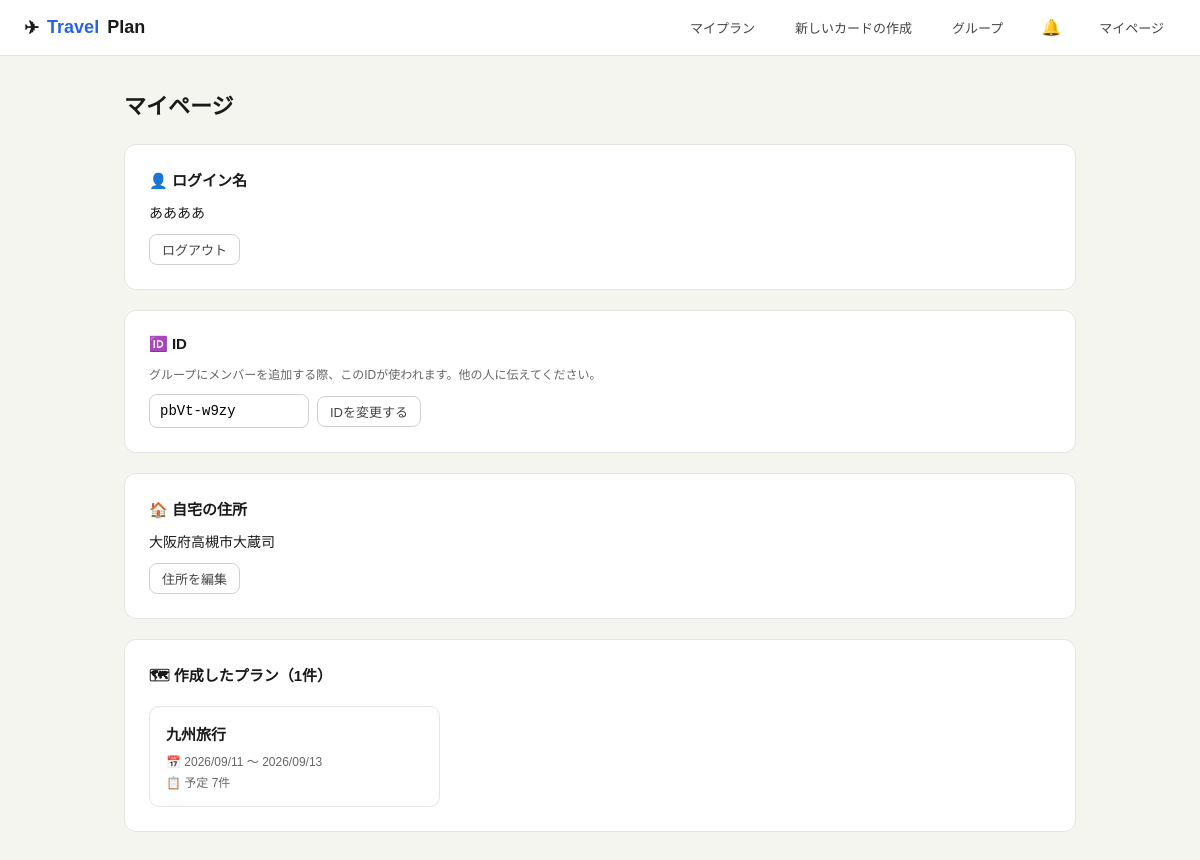
Page /mypage/ (signed in) on the committed database.
### travel/models.py (models this page shows, shortened)
class Profile(models.Model):
    user = models.OneToOneField(User, on_delete=models.CASCADE, related_name='profile')
    home_address = models.CharField(max_length=200, blank=True, default='')
    user_code = models.CharField(max_length=32, unique=True, null=True, blank=True)
    def ensure_user_code(self):
        if not self.user_code:
            self.user_code = generate_unique_user_code()
            self.save(update_fields=['user_code'])
        return self.user_code

class TravelPlan(models.Model):
    user = models.ForeignKey(User, on_delete=models.CASCADE, related_name='plans')
    name = models.CharField(max_length=200)
    start_date = models.DateField(null=True, blank=True)
    end_date = models.DateField(null=True, blank=True)
    share_token = models.UUIDField(default=uuid.uuid4, editable=False, unique=True)
    group = models.ForeignKey(Group, on_delete=models.SET_NULL, null=True, blank=True, related_name='plans')
    participant_count = models.PositiveIntegerField(default=1)
    warikan_enabled = models.BooleanField(default=False)
    created_at = models.DateTimeField(auto_now_add=True)
    updated_at = models.DateTimeField(auto_now=True)
    class Meta:
        ordering = ['-created_at']
    @property
    def total_cards(self):
        return self.schedule_items.count()

### travel/views.py (the view, shortened to what this page needs)
# urls.py: path('mypage/', views.my_info_view, name='my_info'),
@login_required
def my_info_view(request):
    profile, _ = Profile.objects.get_or_create(user=request.user)
    profile.ensure_user_code()
    error = None
    plans = TravelPlan.objects.filter(user=request.user)
    return render(request, 'travel/my_info.html', {'profile': profile, 'plans': plans, 'error': error})

### travel/templates/travel/my_info.html (shortened to what this page needs)
{% extends 'travel/base.html' %}
{% block content %}
<div class="container">
  <h1 style="font-size:22px;font-weight:600;margin-bottom:24px">マイページ</h1>
  <div class="card" style="margin-bottom:20px">
    <h2 style="font-size:15px;font-weight:600;margin-bottom:12px">👤 ログイン名</h2>
    <p style="font-size:14px;color:#1a1a1a;margin-bottom:12px">{{ user.username }}</p>
    <form method="post" action="/logout/" style="margin:0">
      <button type="submit" class="btn btn-secondary btn-sm">ログアウト</button>
    </form>
  </div>
  <div class="card" style="margin-bottom:20px">
    <h2 style="font-size:15px;font-weight:600;margin-bottom:12px">🆔 ID</h2>
    <p style="font-size:12px;color:#666;margin-bottom:12px">グループにメンバーを追加する際、このIDが使われます。他の人に伝えてください。</p>
    <form method="post" style="display:flex;gap:8px;align-items:center;flex-wrap:wrap">
      <input type="text" name="user_code" value="{{ profile.user_code }}" style="padding:8px 10px;border:1px solid #d0d0cc;border-radius:8px;font-size:14px;font-family:monospace;width:160px">
      <button type="submit" class="btn btn-secondary btn-sm">IDを変更する</button>
    </form>
  </div>
  <div class="card" style="margin-bottom:20px">
    <h2 style="font-size:15px;font-weight:600;margin-bottom:12px">🏠 自宅の住所</h2>
    <p style="font-size:14px;color:#1a1a1a;margin-bottom:12px">{{ profile.home_address|default:"未設定" }}</p>
    <a href="/profile/address/" class="btn btn-secondary btn-sm">住所を編集</a>
  </div>
  <div class="card">
    <h2 style="font-size:15px;font-weight:600;margin-bottom:16px">🗺 作成したプラン（{{ plans|length }}件）</h2>
    {% if plans %}
    <div style="display:grid;grid-template-columns:repeat(auto-fill,minmax(240px,1fr));gap:14px">
      {% for plan in plans %}
      <div style="border:1px solid #e5e5e0;border-radius:10px;padding:16px;cursor:pointer" onclick="location.href='/plan/{{ plan.pk }}/edit/'">
        <div style="font-size:15px;font-weight:600;margin-bottom:8px">{{ plan.name }}</div>
        {% if plan.start_date %}
        <div style="font-size:12px;color:#666;margin-bottom:4px">📅 {{ plan.start_date|date:"Y/m/d" }} 〜 {{ plan.end_date|date:"Y/m/d" }}</div>
        {% else %}
        <div style="font-size:12px;color:#aaa;margin-bottom:4px">📅 日程未設定</div>
        {% endif %}
        <div style="font-size:12px;color:#666">📋 予定 {{ plan.total_cards }}件</div>
      </div>
      {% endfor %}
    </div>
    {% else %}
    <div style="text-align:center;padding:40px 20px;color:#aaa;font-size:13px">まだプランを作成していません。<br><a href="/plan/new/">新しい旅行プラン</a>から作成できます。</div>
    {% endif %}
  </div>
</div>
{% endblock %}

### travel/templates/travel/base.html (style rules this page uses)
* { box-sizing:border-box;margin:0;padding:0 }
body { font-family:'Hiragino Sans','Meiryo',sans-serif;background:#f5f5f0;color:#1a1a1a;min-height:100vh }
a { color:#2563eb;text-decoration:none }
.btn { display:inline-flex;align-items:center;gap:6px;padding:8px 18px;border-radius:8px;font-size:14px;font-weight:500;cursor:pointer;border:none;transition:all .15s }
.btn-secondary { background:#fff;color:#444;border:1px solid #d0d0cc }
.btn-sm { padding:5px 12px;font-size:13px }
.container { max-width:1000px;margin:0 auto;padding:32px 24px }
.card { background:#fff;border:1px solid #e5e5e0;border-radius:12px;padding:24px }

### rows in the picture
Profile: user_code "pbVt-w9zy", home_address "大阪府高槻市大蔵司"
TravelPlan: name "九州旅行", start_date "2026/09/11", end_date "2026/09/13", total_cards "7"

### other values in the picture
{{ user.username }} "ああああ"
{{ plans|length }} "1"
